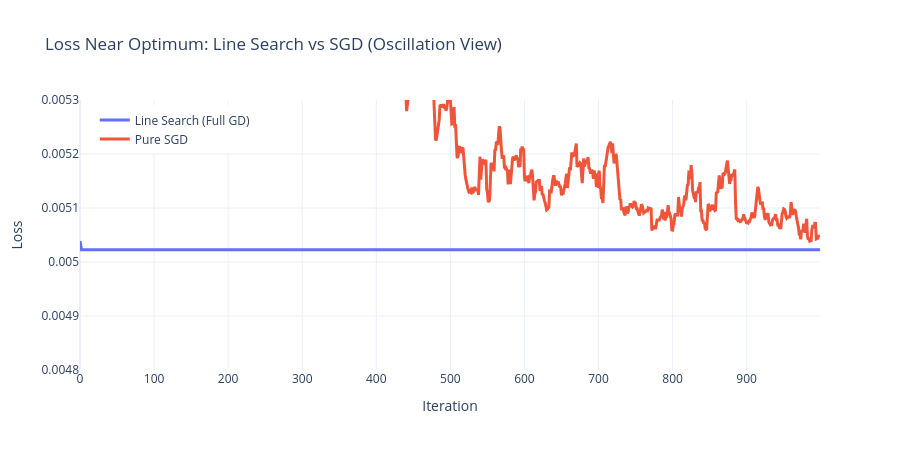

Write notebook code for a chart like this one.
### Markdown cell above
## Line Search vs SGD — Behaviour Near the Optimum


Both methods optimize the **same objective** on the **same dataset**.

However, the final loss values are different:

| Method | Final Loss |
|------|------------|
| Line Search + Full Gradient Descent | **0.005023** |
| Pure SGD (constant step size) | **≈ 0.00507** |

This difference does **not** come from:
- model capacity
- data quality
- objective definition

It comes from **how the updates behave near the optimum**.

To understand why:

- Line Search settles at **0.005023**
- SGD stalls around **0.00507**

we zoom in on the **loss trajectory near the minimum**.

### Code cell
import plotly.graph_objects as go

fig = go.Figure()

fig.add_trace(
    go.Scatter(
        y=losses_line_search,
        mode="lines",
        name="Line Search (Full GD)",
        line=dict(width=3)
    )
)

fig.add_trace(
    go.Scatter(
        y=losses_sgd,
        mode="lines",
        name="Pure SGD",
        line=dict(width=3)
    )
)

fig.update_layout(
    title="Loss Near Optimum: Line Search vs SGD (Oscillation View)",
    xaxis_title="Iteration",
    yaxis_title="Loss",
    height=450,
    template="plotly_white",
    legend=dict(x=0.02, y=0.98)
)

fig.update_yaxes(range=[0.0048, 0.0053])

fig.show()

### Figure 1 — Plotly figure (JSON) as saved in the notebook; plotly's stock layout.template omitted (floating-point values rounded to 4 significant figures; data arrays with more than 128 entries replaced by an {"elided": "..."} marker saying what was removed)
{"data": [{"line": {"width": 3}, "mode": "lines", "name": "Line Search (Full GD)", "type": "scatter", "y": {"elided": "1000 float values"}}, {"line": {"width": 3}, "mode": "lines", "name": "Pure SGD", "type": "scatter", "y": {"elided": "1000 float values"}}], "layout": {"height": 450, "legend": {"x": 0.02, "y": 0.98}, "title": {"text": "Loss Near Optimum: Line Search vs SGD (Oscillation View)"}, "xaxis": {"title": {"text": "Iteration"}}, "yaxis": {"range": [0.0048, 0.0053], "title": {"text": "Loss"}}}}
